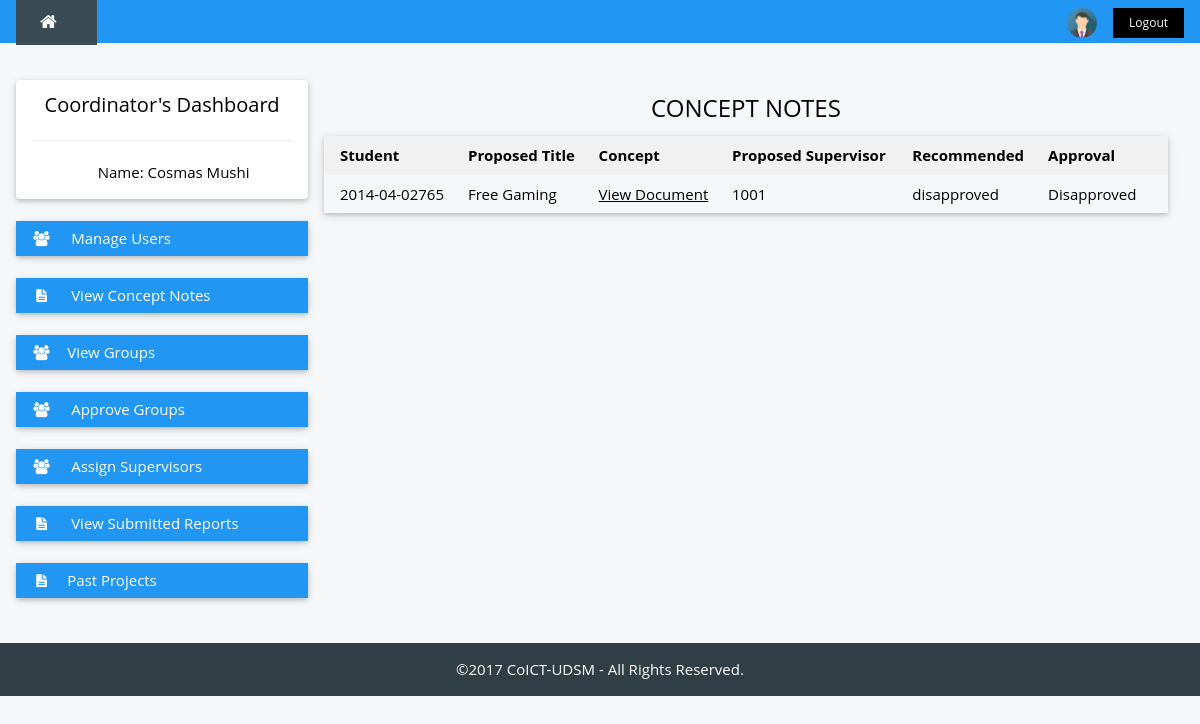
Page /coordinator/viewconcepts.php on the earlier database version.
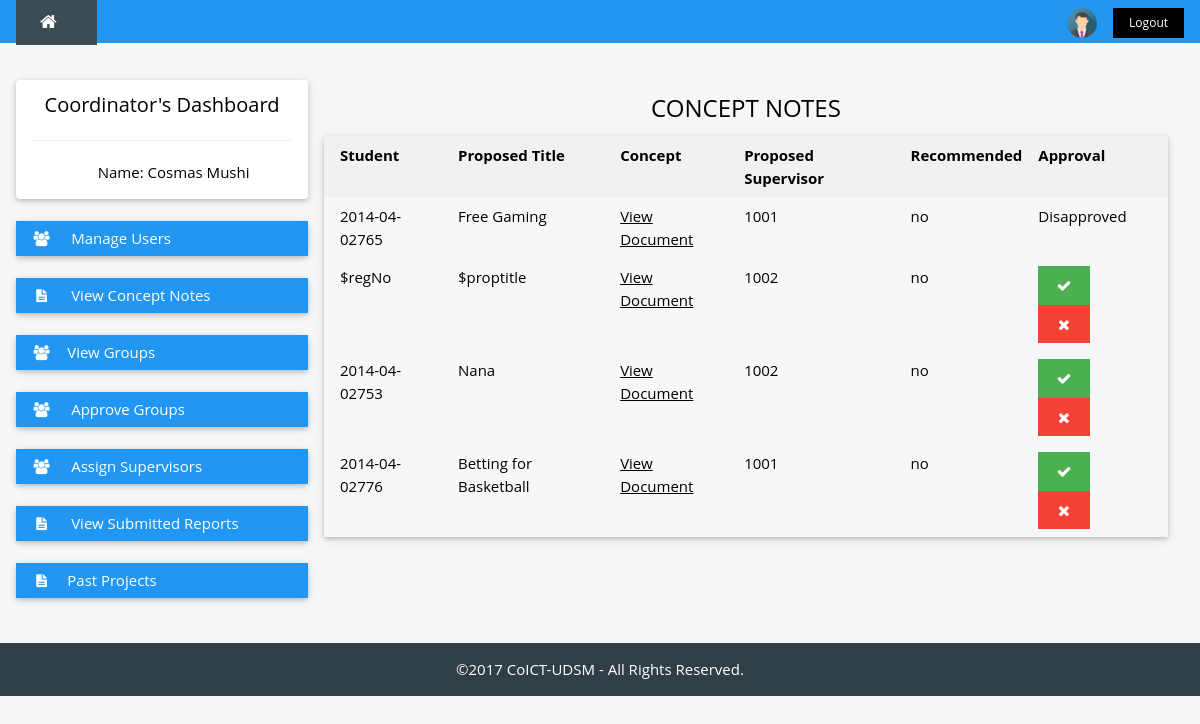
Same page on the later database version.
### tables this page shows
CREATE TABLE `conceptnote` (
  `conceptid` int(15) NOT NULL,
  `studentid` varchar(13) NOT NULL,
  `proposedtitle` varchar(100) NOT NULL,
  `expectedoutput` varchar(50) NOT NULL,
  `conceptfile` varchar(100) NOT NULL,
  `supervisor` varchar(20) NOT NULL,
  `reccomended` varchar(16) NOT NULL,
  `approval` varchar(20) DEFAULT NULL,
  `time` timestamp NOT NULL
);

### coordinator/viewconcepts.php (the view, shortened to what this page needs)
<?php
  include '../header.php';
?>
<div class="w3-container " style="max-width:1400px;margin-top:80px">
  <div class="w3-row">
    <div class="w3-col m3">
    <?php include 'coord-nav.php';   ?>
    </div>
    <div class="w3-col m9">
	  <div id="main">
	    <div class="w3-row-padding w3-container w3-center">
			<h3>CONCEPT NOTES</h3>
			  <div class="w3-card-2">
				<table class="w3-table w3-hoverable" border="0">
				<thead>
				  <tr class="w3-light-grey">
				    <th>Student</th>
				    <th>Proposed Title</th>
				    <th>Concept </th>
				    <th>Proposed Supervisor </th>
				    <th>Recommended </th>
				    <th>Approval </th>
				    <th></th>
				  </tr>
				</thead>
				<?php
					while($concept_note=mysqli_fetch_array($studentconcept)) {
						$approval = $concept_note['approval'];
				?>
				<tr>
				  <td><?php echo $concept_note['studentid']; ?></td>
				  <td><?php echo $concept_note['proposedtitle']; ?></td>
				  <td><a href="">View Document</a></td>
				  <td><?php echo $concept_note['supervisor']; ?></td>
			      <td><?php echo $concept_note['reccomended']; ?></td>
			      <td>
			      <?php
					if ($approval =="waiting") { ?>
				         <button class="w3-padding w3-btn w3-green w3-left-align" onclick="approveConcept()"><i class="fa fa-check fa-fw"></i></button>
				      	<button class="w3-padding w3-btn w3-red w3-left-align" onclick="disapproveConcept()"><i class="fa fa-remove fa-fw"></i></button>
					<?php
					} elseif ($approval =="approved")
			        {
			               echo "Approved";
			        }
			      elseif ($approval =="disapproved")
			        {
			              echo "Disapproved";
			        }
			      ?>
				  </td>
				</tr>
				<?php } ?>
				</table>
				</div>
		</div>
	  </div>
    </div>
  </div>
</div>
<br>
<?php
  include '../footer.php';
?>

### header.php (shortened to what this page needs)
<!DOCTYPE html>
<html>
<head>
  		<link rel="stylesheet" type="text/css" href="../styles/w3.css">
			<link rel="stylesheet" type="text/css" href="../styles/style.css">
			<link rel="stylesheet" type="text/css" href="../styles/w3-theme-blue-grey.css">
			<link rel="stylesheet" href="../fonts/font-awesome.min.css">
</head>
<body class="w3-theme-l5" onload="">
<div class="w3-top">
 <div class="w3-bar w3-blue w3-left-align w3-large w3-padding">
  <a href="index.php" class="w3-bar-item w3-button w3-padding-large w3-theme-d4"><i class="fa fa-home w3-margin-right"></i></a>
    <a href="../logout.php" title="Logout"><button class="w3-bar-item w3-btn w3-small w3-hide-small w3-right w3-hover-white">Logout</button></a>
  <span onclick="loadUser()" class="w3-bar-item w3-button w3-hide-small w3-right w3-margin-right w3-hover-light-grey" title="My Account"><img src="../images/avatar.png" class="w3-circle" style="height:30px;width:30px" alt="Account" title="My Account"></span>
 </div>
</div>

### coordinator/coord-nav.php (shortened to what this page needs)
<div class="w3-card-2 w3-round w3-white">
        <div class="w3-center w3-container">
         <h4 class="">Coordinator's Dashboard</h4>
         <hr>
         <p><i class="fa fa-person fa-fw "></i> Name: <?php echo "Cosmas Mushi" ?></p>
        </div>
      </div>
      <br>
       <div class="w3-card-2 w3-round">
        <div class="w3-white">
          <button onclick="myFunction('Demo3')" class="w3-btn-block w3-blue w3-left-align"><i class="fa fa-users fa-fw w3-margin-right"></i> Manage Users</button>
        </div>
      </div>
      <br />
      <div class="w3-card-2 w3-round">
            <div class="w3-white">
            <?php
            $studentconcept = mysqli_query($dbcon, "SELECT * FROM conceptnote ") or die(mysqli_error());
            $concept_num_row = mysqli_num_rows($studentconcept);
            if($concept_num_row > "0") { ?>
                <a href="viewconcepts.php"><button class="w3-btn w3-btn-block w3-blue w3-left-align"><i class="fa fa-file-text fa-fw w3-margin-right"></i> View Concept Notes</button></a>
                <?php }
            else {
                echo "There are no any submitted concepts. <br />";
            }
            ?>
        </div>
      </div>
      <br />
        <div class="w3-card-2 w3-round">
        <div class="w3-white">
          <button onclick="viewGroups()" class="w3-btn-block w3-blue w3-left-align"><i class="fa fa-users fa-fw w3-margin-right"></i>View Groups </button>
          </div>
        </div>
        <br />
        <div class="w3-card-2 w3-round">
        <div class="w3-white">
              <a href="approve-groups.php"><button  class="w3-btn w3-btn-block w3-blue w3-left-align"><i class="fa fa-users fa-fw w3-margin-right"></i> Approve Groups</button></a>
        </div>
      </div>
      <br />
      <div class="w3-card-2 w3-round">
        <div class="w3-white">
               <a href="assign-supervisor.php"><button class="w3-btn w3-btn-block w3-blue w3-left-align"><i class="fa fa-users fa-fw w3-margin-right"></i> Assign Supervisors</button></a>
        </div>
      </div>
      <br />
      <div class="w3-card-2 w3-round">
        <div class="w3-white">
          <button onclick="viewReports()" class="w3-btn-block w3-blue w3-left-align"><i class="fa fa-file-text fa-fw w3-margin-right"></i> View Submitted Reports</button>
        </div>
      </div>
      <br />
      <div class="w3-card-2 w3-round">
        <div class="w3-white">
          <button id="" class="w3-btn-block w3-blue w3-left-align" onclick="loadProjects()"><i class="fa fa-file-text fa-fw w3-margin-right"></i>Past Projects</button>
        </div>
      </div>
      <br>

### footer.php (shortened to what this page needs)
<footer class="w3-container w3-theme-d5 w3-center">
      <div class="w3-container">
        <p>&copy<?php $yr=getdate(date("U")); echo "$yr[year]";   ?> CoICT-UDSM - All Rights Reserved. </p>
      </div>
</footer>
</body>
</html>

### styles/w3-theme-blue-grey.css (style rules this page uses)
.w3-theme-l5 { color:#000 !important; background-color:#f5f7f8 !important }
.w3-theme-d4 { color:#fff !important; background-color:#3a4b53 !important }
.w3-theme-d5 { color:#fff !important; background-color:#303e45 !important }

### header.php (style rules this page uses)
html,body,h1,h2,h3,h4,h5 { font-family: "Open Sans", sans-serif }

Differences in the rows shown:
changed conceptnote "Free Gaming": reccomended "disapproved" → "no"
added conceptnote: studentid "$regNo", proposedtitle "$proptitle", supervisor "1002", reccomended "no", approval "waiting" (drawn)
added conceptnote: studentid "2014-04-02753", proposedtitle "Nana", supervisor "1002", reccomended "no", approval "waiting" (drawn)
added conceptnote: studentid "2014-04-02776", proposedtitle "Betting for Basketball", supervisor "1001", reccomended "no", approval "waiting" (drawn)
